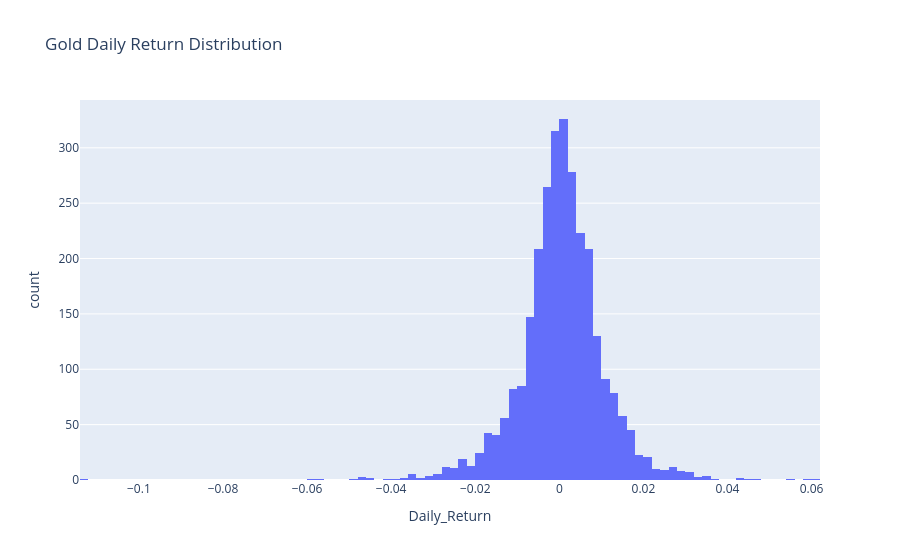

Here is the notebook cell this chart was saved with:
### Code cell
plot_return_distribution(
    gold_returns,
    "Gold"
)

### Figure 1 — Plotly figure (JSON) as saved in the notebook; plotly's stock layout.template omitted (floating-point values rounded to 4 significant figures; data arrays with more than 128 entries replaced by an {"elided": "..."} marker saying what was removed)
{"data": [{"bingroup": "x", "hovertemplate": "Daily_Return=%{x}<br>count=%{y}<extra></extra>", "legendgroup": "", "marker": {"color": "#636efa", "pattern": {"shape": ""}}, "name": "", "nbinsx": 100, "orientation": "v", "showlegend": false, "type": "histogram", "x": {"elided": "2895 float values"}, "xaxis": "x", "yaxis": "y"}], "layout": {"barmode": "relative", "legend": {"tracegroupgap": 0}, "title": {"text": "Gold Daily Return Distribution"}, "xaxis": {"anchor": "y", "domain": [0, 1], "title": {"text": "Daily_Return"}}, "yaxis": {"anchor": "x", "domain": [0, 1], "title": {"text": "count"}}}}
